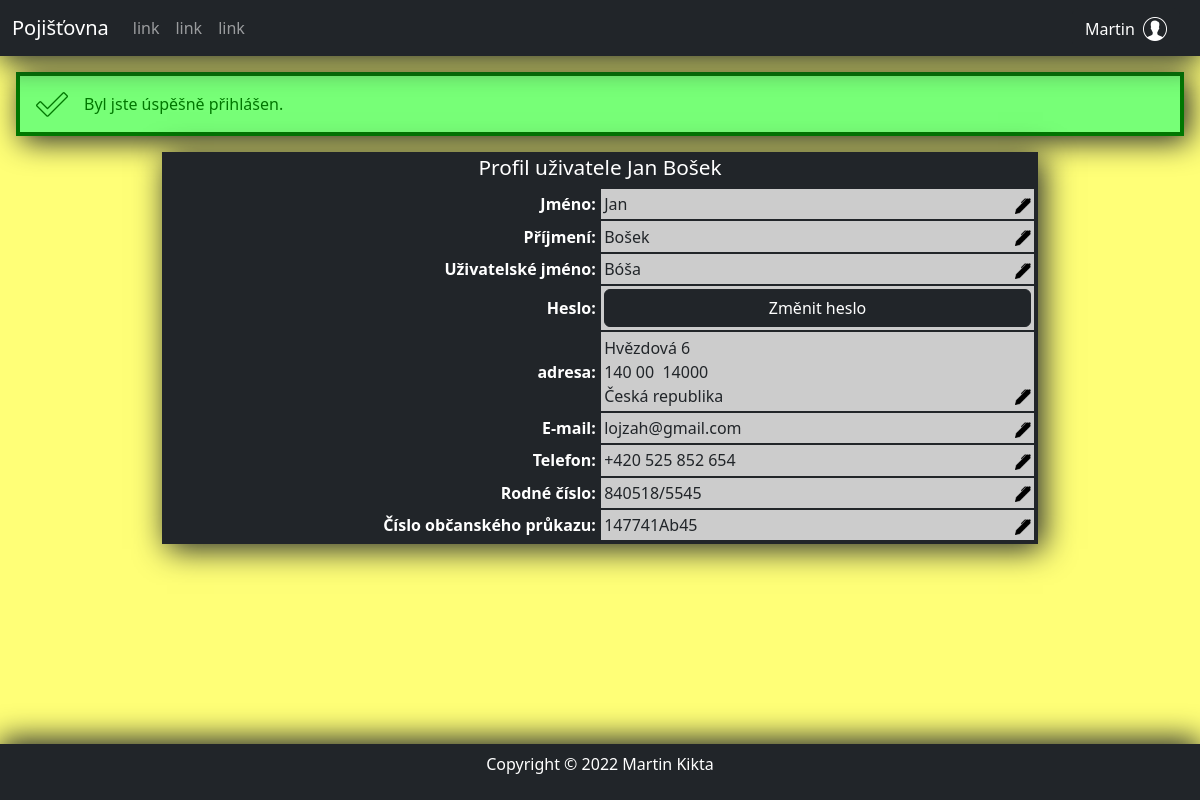
The app's page /profile/131 (signed in) with its own data.
### tables this page shows
CREATE TABLE `persons` (
  `persons_id` int(11) NOT NULL,
  `first_name` varchar(40) NOT NULL,
  `last_name` varchar(40) NOT NULL,
  `date_of_birth` date NOT NULL,
  `contact` int(11) NOT NULL,
  `address` int(11) DEFAULT NULL,
  `user` int(11) DEFAULT NULL,
  `identity_card_number` varchar(10) NOT NULL,
  `national_id_number` varchar(10) NOT NULL
);

### index.php (called while the page is built, shortened)
<?php
    $router = new RouterController();
    $router->work(array($_SERVER['REQUEST_URI']));
    $router->writeView();

### Controllers/ProfileController.php (called while the page is built, shortened)
<?php
class ProfileController extends Controller
{
    public PersonManager $personManager;
    public ContactManager $contactManager;
    public AddressManager $addressManager;
    public UserManager $userManager;
    public AreaCodeManager $areaCodeManager;
    public StateManager $stateManager;
    public function work($parameters): void
    {
        $this->personManager = new PersonManager();
        $this->contactManager = new ContactManager();
        $this->areaCodeManager = new AreaCodeManager();
        $this->addressManager = new AddressManager();
        $this->stateManager = new StateManager();
        $this->userManager = new UserManager();
        if (isset($parameters[0]) && is_numeric($parameters[0])) {
            $personId = $parameters[0];
            $this->person = $this->getAllclientData($personId);
        } else {
            $this->redirect("chyba");
        }
    }
    public function getAllclientData($personId): array
    {
        try {
            $person = $this->personManager->getPerson($personId, "*");
            $contact = $this->contactManager->getContact($person["contact"], "*");
            $areaCode = $this->areaCodeManager->getAreaCode($contact["area_code"], "*");
            $address = $this->addressManager->getAddress($person["address"], "*");
            $state = $this->stateManager->getState($address["state"]);
            if ($person["user"]) {
                $user = $this->userManager->getUser($person["user"], "*");
            } else {
                $user = array("user_name" => "");
            }
            $address["ZIP"] = Formater::formatZIP($address["ZIP"]);
            $contact["phone"] = Formater::formatPhoneNumber($contact["phone"]);
            $contact["area_code"] = $contact["phone"];
            $person["national_id_number"] = Formater::formatNationalIdNumber($person["national_id_number"]);
            return array_merge($person, $contact, $areaCode, $address, $state, $user);
        } catch (Exception $error) {
            $this->addMessage($error->getCode() . "Nepodařilo se načíst data!", TypeOfMessage::ERROR);
            $this->redirect("chyba");
        }
    }
}

### Models/PersonManager.php (called while the page is built, shortened)
<?php
class personManager
{
    public function getPerson(int $id, ...$columns) : ?array
    {
        $columns=implode(", ", $columns);
        try {
            $person = Mysql::oneRow('SELECT '.$columns.' FROM persons
                WHERE persons_id = ?;',
                array($id), PDO::FETCH_ASSOC
            );
        } catch (Exception $error) {
            throw new UserException('Došlo k chybě databáze.', 40901);
        }
        return (empty($person)) ? null : $person;
    }
}

### Models/Mysql.php (called while the page is built, shortened)
<?php
  class Mysql{
    public static PDO $connection;
    private static array $settings = array(
      PDO::ATTR_ERRMODE => PDO::ERRMODE_EXCEPTION,
      PDO::MYSQL_ATTR_INIT_COMMAND => "SET NAMES utf8",
      PDO::ATTR_EMULATE_PREPARES => false,
    );
    public static function connect(string $host, string $user, string $password, string $databaze) : void
    {
      if (!isset(self::$connection)){
        self::$connection = @new PDO(
          "mysql:host=$host;dbname=$databaze",
          $user,
          $password,
          self::$settings
        );
      }
    }
    public static function oneRow(string $query, array $parameters = array(), $mode = PDO::FETCH_DEFAULT) : array|bool{
      $return = self::$connection->prepare($query);
      $return->execute($parameters);
      return $return->fetch($mode);
    }
  }

### Controllers/RouterController.php (called while the page is built, shortened)
<?php
    class RouterController extends Controller
    {
        protected Controller $controller;
        public function work(array $parameters) : void
        {
            $devidedPath = $this->parseURL($parameters[0]);
            $classOfController = $this->dashesToCamelCase(array_shift($devidedPath)) . 'Controller';
            if (file_exists('Controllers/' . $classOfController . '.php'))
                $this->controller = new $classOfController;
            else
                $this->redirect('error');
            $this->controller->work($devidedPath);
        }
        private function parseURL(string $url) : array
        {
            $parsedURL = parse_url($url);
            $parsedURL["path"] = ltrim($parsedURL["path"], "/");
            $parsedURL["path"] = trim($parsedURL["path"]);
            $devidedPath = explode("/", $parsedURL["path"]);
            return $devidedPath;
        }
        private function dashesToCamelCase(string $text) : string
        {
            $sentence = str_replace('-', ' ', $text);
            $sentence = ucwords($sentence);
            $sentence = str_replace(' ', '', $sentence);
            return $sentence;
        }
    }

### Models/Formater.php (called while the page is built, shortened)
<?php
class Formater{
    public static function formatNationalIdNumber(string $nationalIdNumber) : string
    {
        $beforeSlash=mb_substr($nationalIdNumber, 0,6);
        $afterSlash=mb_substr($nationalIdNumber, 6,4);
        return $beforeSlash."/".$afterSlash;
    }
}

### Views/profile.phtml (the view, shortened to what this page needs)
<div class="profile-table container">
    <h2 class="text-white text-center">Profil uživatele <?= $person["first_name"] ?> <?= $person["last_name"] ?> </h2>
    <div class="row user-row bg-dark">
        <div class="th col-6">Jméno:</div>
        <div class="td col-6" id="first_name-container">
            <div>
                <span id="first_name-span">
                    <?= $person["first_name"] ?>
                </span>
            </div>
            <a href="javascript: openForm('first_name-container')" class="align-self-end ms-auto <?= $edit["first_name"] ?>"><img src="img/pen.png" alt="editovat" class="icon"></a>
        </div>
        <div class="th col-6">Příjmení:</div>
        <div class="td col-6" id="last_name-container">
            <div>
                <span id="last_name-span">
                    <?= $person["last_name"] ?>
                </span>
            </div>
            <a href="javascript: openForm('last_name-container')" class="align-self-end ms-auto <?= $edit["last_name"] ?>"><img src="img/pen.png" alt="editovat" class="icon"></a>
        </div>
        <div class="th col-6" id="user_name-th">Uživatelské jméno:</div>
        <div class="td col-6" id="user_name-container">
            <div>
                <span id="user_name-span">
                    <?= $person["user_name"] ?>
                </span>
            </div>
            <a href="javascript: openForm('user_name-container')" class="align-self-end ms-auto <?= $edit["user_name"] ?>"><img src="img/pen.png" alt="editovat" class="icon"></a>
        </div>
        <div class="th col-6"id="password-th">Heslo:</div>
        <div class="td col-6" id="password-container">
            <a href="javascript: openForm('password-container')" class="btn btn-dark w-100">Změnit heslo</a>
        </div>
        <div class="th col-6">adresa:</div>
        <div class="td col-6 m-0" id="address">
            <address class="mb-0">
                <span id="street_and_number-span">
                    <?= $person["street_and_number"] ?>
                </span>
                <br>
                <span id="ZIP-span"><?= $person["ZIP"] ?></span>&nbsp;
                <span id="city-span"><?= $person["city"] ?></span>
                <br>
                <span id="state-span" data-index="<?= $person["state"] ?>"><?= $person["state_name"] ?></span>
            </address>
            <a href="javascript: openForm('address')" class="align-self-end ms-auto <?= $edit["address"] ?>"><img src="img/pen.png" alt="editovat" class="icon"></a>
        </div>
        <div class="th col-6">E-mail:</div>
        <div class="td col-6" id="mail-container">
            <div>
                <span id="mail-span">
                    <?= $person["mail"] ?>
                </span>
            </div>
            <a href="javascript: openForm('mail-container')" class="align-self-end ms-auto <?= $edit["mail"] ?>"><img src="img/pen.png" alt="editovat" class="icon"></a>
        </div>
        <div class="th col-6">Telefon:</div>
        <div class="td col-6" id="phone-container">
            <div>
                <span id="area_code-span" data-index="<?= $person["area_code_id"] ?>">
                    <?= $person["area_code"] ?>
                </span>
                <span id="phone-span">
                    <?= $person["phone"] ?>
                </span>
            </div>
            <a href="javascript: openForm('phone-container')" class="align-self-end ms-auto <?= $edit["phone"] ?>"><img src="img/pen.png" alt="editovat" class="icon"></a>
        </div>
        <div class="th col-6">Rodné číslo:</div>
        <div class="td col-6" id="national_id_number-container">
            <div>
                <span id="national_id_number-span">
                    <?= $person["national_id_number"] ?>
                </span>
            </div>
            <a href="javascript: openForm('national_id_number-container')" class="align-self-end ms-auto <?= $edit["national_id_number"] ?>"><img src="img/pen.png" alt="editovat" class="icon"></a>
        </div>
        <div class="th col-6">Číslo občanského průkazu:</div>
        <div class="td col-6" id="identity_card_number-container">
            <div>
                <span id="identity_card_number-span">
                    <?= $person["identity_card_number"] ?>
                </span>
            </div>
            <a href="javascript: openForm('identity_card_number-container')" class="align-self-end ms-auto <?= $edit["identity_card_number"] ?>"><img src="img/pen.png" alt="editovat" class="icon"></a>
        </div>
    </div>
</div>

### style.css (style rules this page uses)
body { min-height: 100vh; background-color: #ffff77; box-sizing: border-box; display: flex; flex: 1; flex-direction: column; }
.container { box-shadow: 5px 5px 30px #212529; }
h2 { font-size: 1.3rem; }
.icon { height: 1rem; }
.th { justify-content: end; font-weight: bold; color: #ffffff; background-color: #212529; text-align: right; }
.user-row { background-color: green; padding: 0; }
.user-row:nth-child(even) .td { background-color: #cccccc; }
.td, .th { border: 1px solid #212529; display: flex; flex-direction: row; align-items: center; padding: 0.2rem; }
.user-row .th { color: #ffffff; }
.profile-table .row { background-color: #cccccc; }
.profile-table { border: 3px solid #212529; background-color: #212529; height: max-content; padding: -1px 10px; }
@media (min-width: 768px) { .profile-table { width: 75%; } }

### records on screen
persons: first_name "Jan", last_name "Bošek", identity_card_number "147741Ab45"

### other values on screen
$user["user_name"] "Martin"
$message["text"] "Byl jste úspěšně přihlášen."
$person["user_name"] "Bóša"
$person["street_and_number"] "Hvězdová 6"
$person["ZIP"] "140 00"
$person["city"] "14000"
$person["state_name"] "Česká republika"
$person["mail"] "lojzah@gmail.com"
$person["area_code"] "+420"
$person["phone"] "525 852 654"
$person["national_id_number"] "840518/5545"
